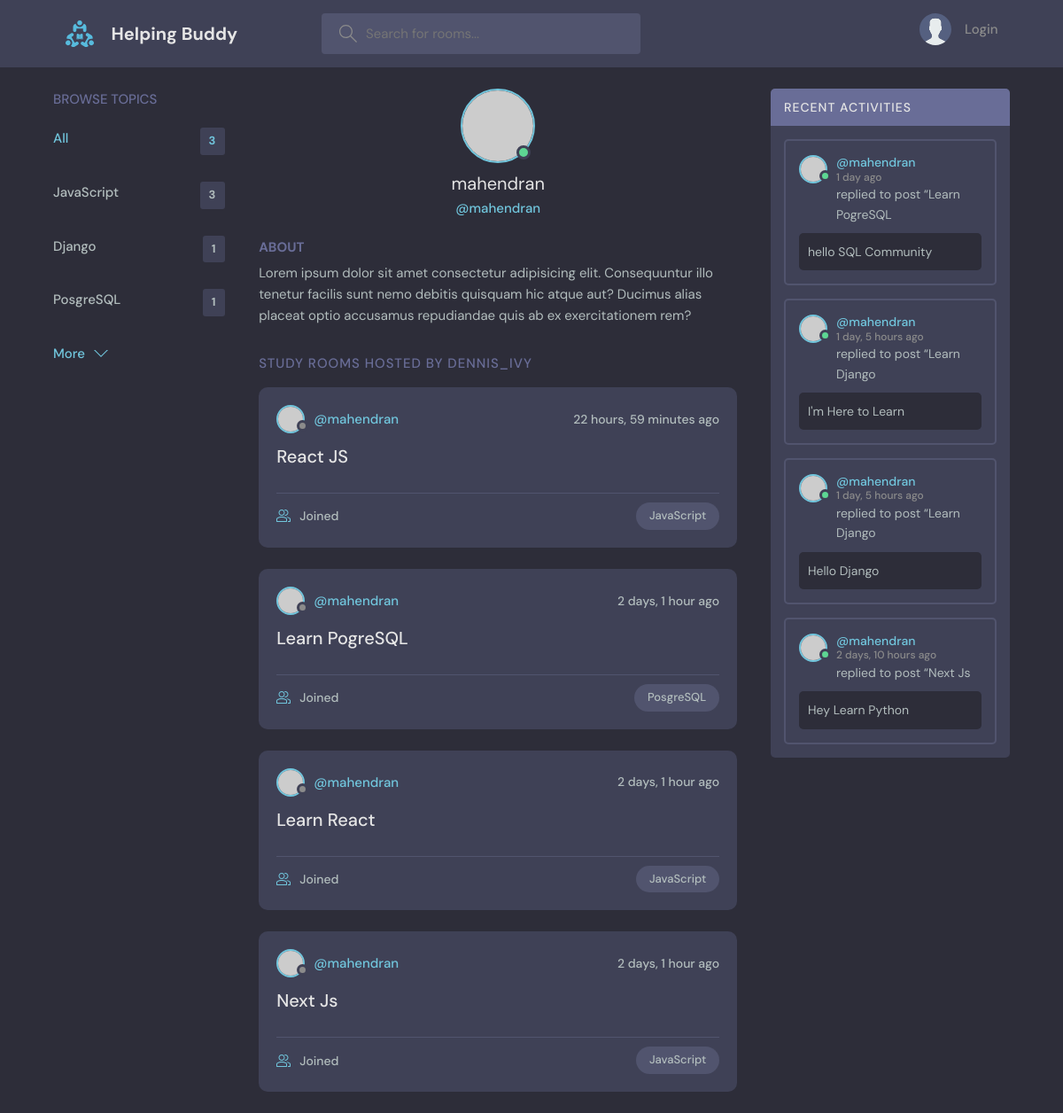
The page /profile/1 on the database as committed earlier.
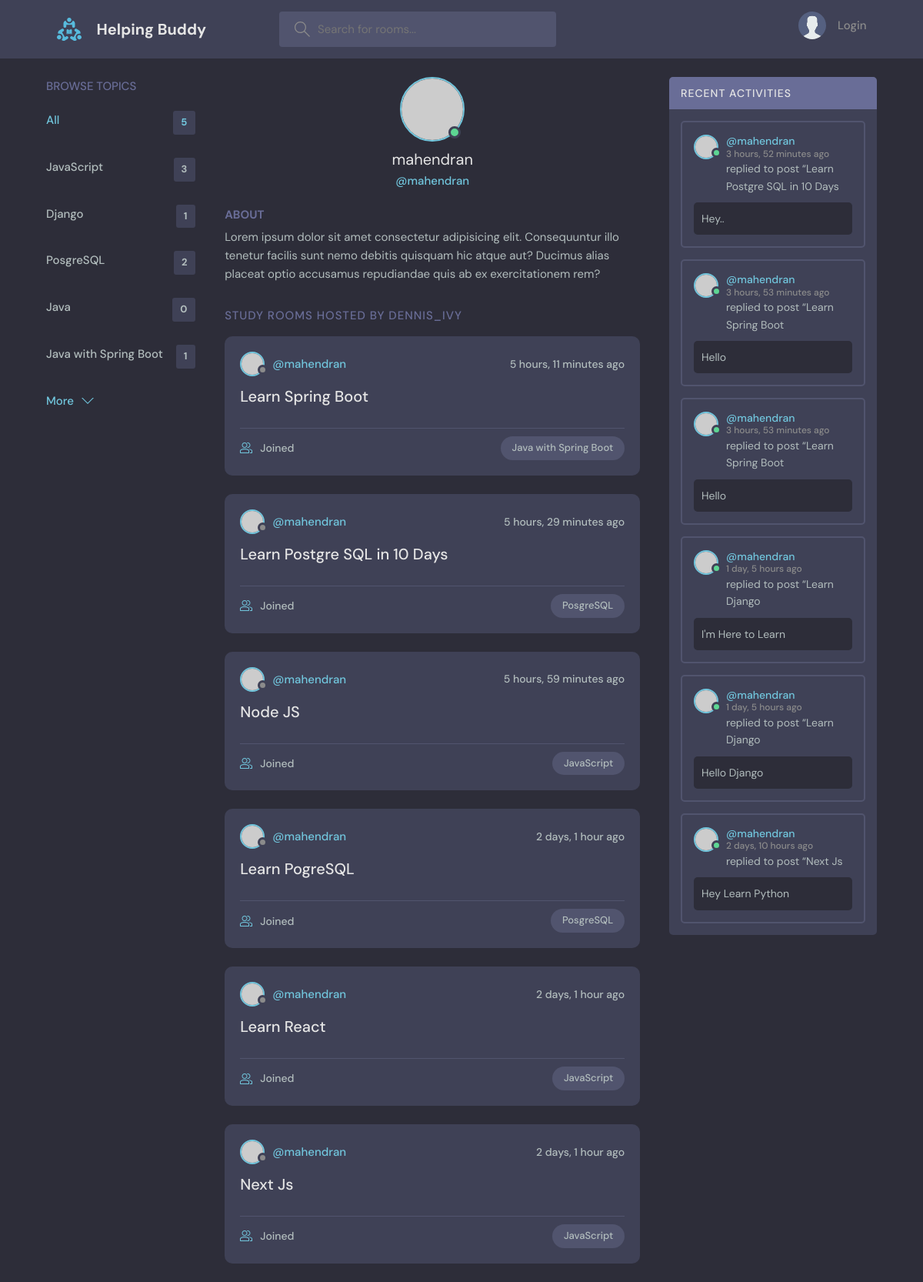
The same page on the database as committed later.
### base/models.py (models this page shows, shortened)
class Topic(models.Model):
    name = models.CharField(max_length = 200)

class Room(models.Model):
    host = models.ForeignKey(User, on_delete = models.SET_NULL, null = True)
    topic = models.ForeignKey(Topic, on_delete = models.SET_NULL, null = True)
    name = models.CharField(max_length = 200)
    description = models.TextField(null = True, blank = True)
    participants = models.ManyToManyField(User, related_name='paricipants', blank=True)
    updated = models.DateTimeField(auto_now = True) #take snapshot of time when modified
    created = models.DateTimeField(auto_now_add = True) #take snapshot of time when created
    class Meta:
        ordering = ['-updated','-created']
    def __str__(self):
        return self.name

class Message(models.Model):
    user = models.ForeignKey(User, on_delete = models.SET_NULL, null = True)
    room = models.ForeignKey(Room, on_delete = models.SET_NULL, null = True)
    body = models.TextField()
    updated = models.DateTimeField(auto_now = True) #take snapshot of time when modified
    created = models.DateTimeField(auto_now_add = True) #take snapshot of time when created
    class Meta:
        ordering = ['-updated','-created']
    def __str__(self):
        return self.body[0:50]

### base/views.py (the view)
# urls.py: path('profile/<str:pk>', views.userProfile, name= 'user-profile'),
def userProfile(request, pk):
    user = User.objects.get(id = pk)
    print(user)
    rooms  = user.room_set.all()
    comments = user.message_set.all()
    topics = Topic.objects.all()
    context = {"user":user, 'rooms':rooms, 'comments':comments, "topics":topics}
    return render(request, 'base/profile.html', context)

### base/templates/base/profile.html (shortened to what this page needs)
{% extends 'main.html' %}
{% block content %}
<main class="profile-page layout layout--3">
  <div class="container">
    {%include 'base/topic_component.html'%}
    <div class="roomList">
      <div class="profile">
        <div class="profile__avatar">
          <div class="avatar avatar--large active">
            <img src="https://randomuser.me/api/portraits/men/11.jpg" />
          </div>
        </div>
        <div class="profile__info">
          <h3>{{user.username}}</h3>
          <p>@{{user.username}}</p>
        </div>
        <div class="profile__about">
          <h3>About</h3>
          <p>
            Lorem ipsum dolor sit amet consectetur adipisicing elit. Consequuntur illo tenetur
            facilis sunt nemo debitis quisquam hic atque aut? Ducimus alias placeat optio
            accusamus repudiandae quis ab ex exercitationem rem?
          </p>
        </div>
      </div>
      <div class="roomList__header">
        <div>
          <h2>Study Rooms Hosted by dennis_ivy</a>
          </h2>
        </div>
      </div>
      {% include "base/feed_component.html" %}
    </div>
    {% include "base/activity_component.html" %}
  </div>
</main>
{% endblock %}

### templates/main.html (shortened to what this page needs)
<!DOCTYPE html>
{% load static %}
<html lang="en">
<head>
    <link rel="stylesheet" href="{% static 'styles/style.css' %}" />
</head>
<body>
    {% include 'navbar.html' %}
    {% block content %}
    {% endblock %}
</body>
</html>

### templates/navbar.html (shortened to what this page needs)
{% load static %}
<header class="header header--loggedIn">
  <div class="container">
    <a href="{% url 'home' %}" class="header__logo">
      <img src="{% static 'images/logo.svg' %}" />
      <h1>Helping Buddy</h1>
    </a>
    <form class="header__search" method="GET" action="{% url 'home'%}">
      <label>
        <input type="text" name="q" placeholder="Search for rooms..." />
      </label>
    </form>
    <nav class="header__menu">
      {% if request.user.is_authenticated %}
      <div class="header__user">
        <a href="{% url 'update-user' %}">
          <div class="avatar avatar--medium active">
            <img src="https://randomuser.me/api/portraits/men/37.jpg" />
          </div>
          <p>{{request.user.username}}<span>@{{request.user.username}}</span></p>
        </a>
        <button class="dropdown-button">
          <svg version="1.1" xmlns="http://www.w3.org/2000/svg" width="32" height="32" viewBox="0 0 32 32">
            <title>chevron-down</title>
            <path d="M16 21l-13-13h-3l16 16 16-16h-3l-13 13z"></path>
          </svg>
        </button>
      </div>
      {% else %}
      <a href="{% url 'login' %}">
        <img src="{% static 'images/avatar.svg' %}" />
        <p>Login</p>
      </a>
      {% endif %}
    </nav>
  </div>
</header>

### base/templates/base/topic_component.html
<div class="topics">
    <div class="topics__header">
        <h2>Browse Topics</h2>
    </div>
    <ul class="topics__list">
        <li>
            <a href="{% url 'home' %}" class="active">All <span>{{topics.count}}</span></a>
        </li>
        {% for topic in topics %}
        <li>
            <a href="{%url 'home' %}?q={{topic.name}}">{{topic.name}} <span>{{topic.room_set.all.count}}</span></a>
        </li>
        {% endfor %}
    </ul>
    <a class="btn btn--link" href="topics.html">
        More
        <svg version="1.1" xmlns="http://www.w3.org/2000/svg" width="32" height="32" viewBox="0 0 32 32">
            <title>chevron-down</title>
            <path d="M16 21l-13-13h-3l16 16 16-16h-3l-13 13z"></path>
        </svg>
    </a>
</div>

### base/templates/base/feed_component.html (shortened to what this page needs)
{% for room in rooms%}
<div class="roomListRoom">
    <div class="roomListRoom__header">
        <a href="{% url 'user-profile' room.host.id%}" class="roomListRoom__author">
            <div class="avatar avatar--small">
                <img src="https://randomuser.me/api/portraits/women/11.jpg" />
            </div>
            <span>@{{room.host.username}}</span>
        </a>
        <div class="roomListRoom__actions">
            <span>{{room.created|timesince}} ago</span>
        </div>
    </div>
    <div class="roomListRoom__content">
        <a href="{% url 'room' room.id%}">{{room.name}}</a>
    </div>
    <div class="roomListRoom__meta">
        <a href="{% url 'room' room.id%}" class="roomListRoom__joined">
            {{room.paticipants.all.count}} Joined
        </a>
        <p class="roomListRoom__topic">{{room.topic.name}}</p>
    </div>
</div>
{% endfor %}

### base/templates/base/activity_component.html (shortened to what this page needs)
<div class="activities">
    <div class="activities__header">
        <h2>Recent Activities</h2>
    </div>
    {% for comment in comments %}
    <div class="activities__box">
        <div class="activities__boxHeader roomListRoom__header">
            <a href="{% url 'user-profile' comment.user.id%}" class="roomListRoom__author">
                <div class="avatar avatar--small active">
                    <img src="https://randomuser.me/api/portraits/men/13.jpg" />
                </div>
                <p>
                    @{{comment.user}}
                    <span>{{comment.created|timesince}} ago</span>
                </p>
            </a>
        </div>
        <div class="activities__boxContent">
            <p>replied to post “<a href="{% url 'room' comment.room.id %}"></a>{{comment.room}}</p>
            <div class="activities__boxRoomContent">
                {{comment}}
            </div>
        </div>
    </div>
    {% endfor %}
</div>

Rows that differ between the two databases and show on the page:
removed Room: host.username "mahendran", created "22 hours, 59 minutes", name "React JS", topic.name "JavaScript"
removed Message: user "mahendran", created "1 day", room "Learn PogreSQL", body "hello SQL Community"
computed for Topic "PosgreSQL": room_set.all.count "1" → "2"
added Topic: name "Java", room_set.all.count "0"
added Topic: name "Java with Spring Boot", room_set.all.count "1"
added Room: host.username "mahendran", created "5 hours, 11 minutes", name "Learn Spring Boot", topic.name "Java with Spring Boot"
added Room: host.username "mahendran", created "5 hours, 29 minutes", name "Learn Postgre SQL in 10 Days", topic.name "PosgreSQL"
added Room: host.username "mahendran", created "5 hours, 59 minutes", name "Node JS", topic.name "JavaScript"
added Message: user "mahendran", created "3 hours, 52 minutes", room "Learn Postgre SQL in 10 Days", body "Hey.."
added Message: user "mahendran", created "3 hours, 53 minutes", room "Learn Spring Boot", body "Hello"
added Message: user "mahendran", created "3 hours, 53 minutes", room "Learn Spring Boot", body "Hello"
Other text that changed with them:
{{ topics.count }}: "3" → "5"
